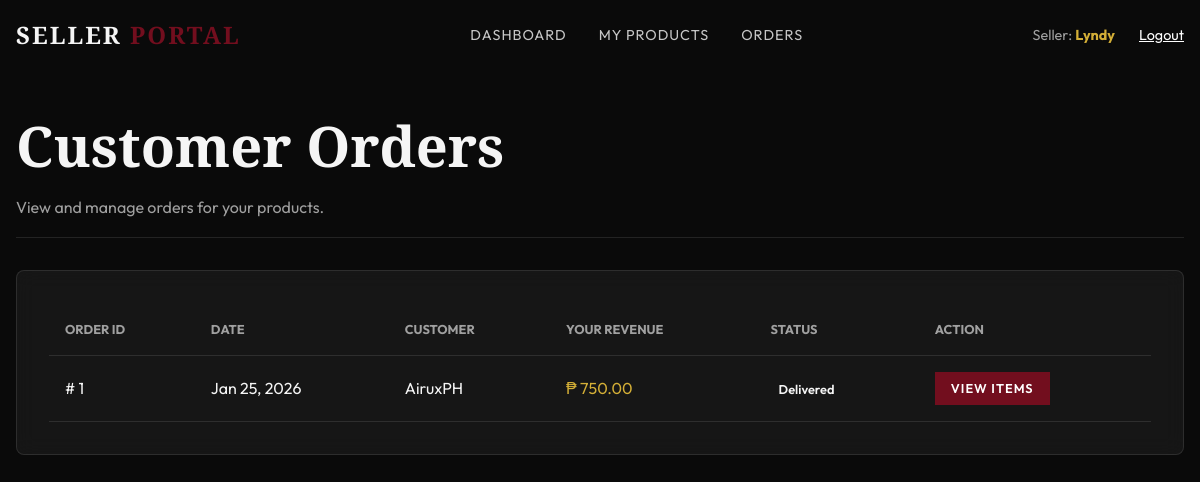
The app's page /seller/orders.php (signed in) with its own data.
### tables this page shows
CREATE TABLE `orders` (
  `id` int(11) NOT NULL,
  `customer_name` varchar(255) NOT NULL,
  `customer_email` varchar(255) NOT NULL,
  `customer_address` text NOT NULL,
  `total_amount` decimal(10,2) NOT NULL,
  `order_date` datetime DEFAULT current_timestamp(),
  `status` varchar(50) DEFAULT 'Pending',
  `is_deleted` tinyint(1) DEFAULT 0,
  `user_id` int(11) DEFAULT NULL
);

### seller/orders.php (the view, shortened to what this page needs)
<?php
include '../includes/db.php';
$user_id = $_SESSION['user_id'];
$stmt = $pdo->prepare("
    SELECT
        o.id as order_id,
        o.order_date,
        o.status,
        COALESCE(u.username, o.customer_name) as customer_name,
        SUM(oi.price_at_purchase * oi.quantity) as seller_total
    FROM orders o
    JOIN order_items oi ON o.id = oi.order_id
    JOIN products p ON oi.product_id = p.id
    LEFT JOIN users u ON o.user_id = u.id
    WHERE p.seller_id = ? AND o.is_deleted = 0
    GROUP BY o.id, o.order_date, o.status, customer_name
    ORDER BY o.order_date DESC
");
$stmt->execute([$user_id]);
$orders = $stmt->fetchAll(PDO::FETCH_ASSOC);
?>
<!DOCTYPE html>
<html lang="en">
<body>
    <?php include 'includes/header.php'; ?>
    <div class="dashboard-container">
        <div class="page-header">
            <h1 style="font-family: 'Playfair Display', serif;">Customer Orders</h1>
            <p style="color: var(--color-text-muted);">View and manage orders for your products.</p>
        </div>
        <div class="glass-card">
            <?php if (empty($orders)): ?>
                <div style="text-align: center; padding: 3rem;">
                    <p style="color: var(--color-text-muted);">No orders found for your products yet.</p>
                </div>
            <?php else: ?>
                <table class="orders-table">
                    <thead>
                        <tr>
                            <th>Order ID</th>
                            <th>Date</th>
                            <th>Customer</th>
                            <th>Your Revenue</th>
                            <th>Status</th>
                            <th>Action</th>
                        </tr>
                    </thead>
                    <tbody>
                        <?php foreach ($orders as $o): ?>
                            <tr>
                                <td>#
                                    <?php echo htmlspecialchars($o['order_id']); ?>
                                </td>
                                <td>
                                    <?php echo date('M d, Y', strtotime($o['order_date'])); ?>
                                </td>
                                <td>
                                    <?php echo htmlspecialchars($o['customer_name'] ?? 'Guest'); ?>
                                </td>
                                <td class="text-accent">₱
                                    <?php echo number_format($o['seller_total'], 2); ?>
                                </td>
                                <td>
                                    <?php
                                    $statusClass = 'status-' . strtolower($o['status']);
                                    ?>
                                    <span class="status-badge <?php echo $statusClass; ?>">
                                        <?php echo htmlspecialchars($o['status']); ?>
                                    </span>
                                </td>
                                <td>
                                    <a href="view_order.php?id=<?php echo $o['order_id']; ?>" class="btn btn-primary"
                                        style="padding: 5px 15px; font-size: 0.8rem;">View Items</a>
                                </td>
                            </tr>
                        <?php endforeach; ?>
                    </tbody>
                </table>
            <?php endif; ?>
        </div>
    </div>
</body>
</html>

### css/style.css (style rules this page uses)
:root { --color-bg-main: #0a0a0a; --color-bg-secondary: #141414; --color-bg-card: rgba(30, 30, 30, 0.6); --color-primary: #720e1e; --color-primary-light: #a52a2a; --color-accent: #d4af37; --color-text-main: #f5f5f5; --color-text-muted: #a0a0a0; --font-heading: 'Playfair Display', serif; --font-body: 'Outfit', sans-serif; --spacing-xs: 0.5rem; --spacing-sm: 1rem; --spacing-md: 2rem; --spacing-lg: 4rem; --spacing-xl: 8rem; --glass-bg: rgba(255, 255, 255, 0.05); --glass-border: 1px solid rgba(255, 255, 255, 0.1); --shadow-main: 0 10px 30px rgba(0, 0, 0, 0.5); --transition-fast: 0.3s ease; }
*, *::before, *::after { box-sizing: border-box; margin: 0; padding: 0; }
html { scroll-behavior: smooth; }
body { background-color: var(--color-bg-main); color: var(--color-text-main); font-family: var(--font-body); line-height: 1.6; overflow-x: hidden; }
h1, h2, h3, h4, h5, h6 { font-family: var(--font-heading); color: var(--color-text-main); margin-bottom: var(--spacing-sm); line-height: 1.2; }
h1 { font-size: 3.5rem; }
a { color: inherit; text-decoration: none; transition: var(--transition-fast); }
.text-accent { color: var(--color-accent); }
.btn { display: inline-block; padding: 12px 32px; background: transparent; border: 1px solid var(--color-accent); color: var(--color-accent); font-family: var(--font-body); font-weight: 600; text-transform: uppercase; letter-spacing: 1px; cursor: pointer; transition: var(--transition-fast); }
.btn-primary { background: var(--color-primary); border-color: var(--color-primary); color: white; }
.glass-card { background: var(--glass-bg); backdrop-filter: blur(10px); border: var(--glass-border); padding: var(--spacing-md); border-radius: 8px; }
:root { --header-height: 80px; }

### seller/orders.php (style rules this page uses)
body { padding-top: 80px; }
.dashboard-container { max-width: 1200px; margin: 2rem auto; padding: 0 1rem; }
.page-header { margin-bottom: 2rem; border-bottom: 1px solid rgba(255, 255, 255, 0.1); padding-bottom: 1rem; }
.orders-table { width: 100%; border-collapse: collapse; color: var(--color-text-main); }
.orders-table th, .orders-table td { text-align: left; padding: 1rem; border-bottom: 1px solid rgba(255, 255, 255, 0.1); }
.orders-table th { color: var(--color-text-muted); text-transform: uppercase; font-size: 0.8rem; }
.status-badge { padding: 4px 8px; border-radius: 4px; font-size: 0.8rem; font-weight: 600; }

### records on screen
orders: id "1", order_date "Jan 25, 2026", customer_name "AiruxPH", seller_total "750.00", status "Delivered"

### other values on screen
$_SESSION['username'] "Lyndy"
